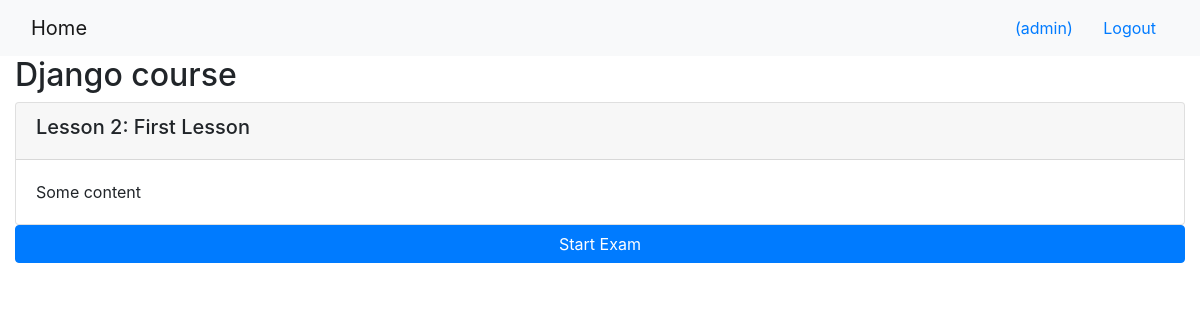
Page /onlinecourse/1/ (signed in) on the earlier database version.
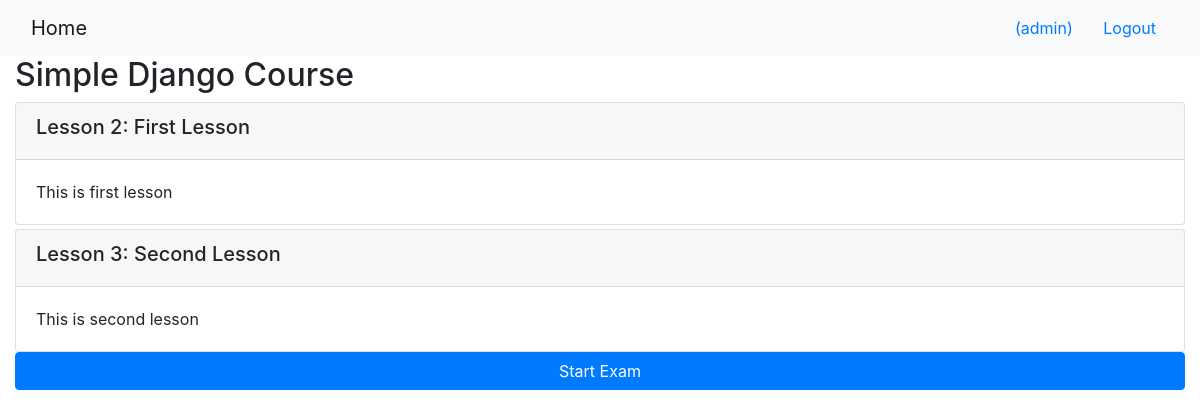
Same page on the later database version.
### onlinecourse/models.py (models this page shows, shortened)
class Course(models.Model):
    name = models.CharField(null=False, max_length=30, default='online course')
    image = models.ImageField(upload_to='course_images/')
    description = models.CharField(max_length=1000)
    pub_date = models.DateField(null=True)
    instructors = models.ManyToManyField(Instructor)
    users = models.ManyToManyField(settings.AUTH_USER_MODEL, through='Enrollment')
    total_enrollment = models.IntegerField(default=0)
    is_enrolled = False

class Lesson(models.Model):
    title = models.CharField(max_length=200, default="title")
    order = models.IntegerField(default=0)
    course = models.ForeignKey(Course, on_delete=models.CASCADE)
    content = models.TextField()

### onlinecourse/views.py (the view)
# urls.py: path('<int:pk>/', views.CourseDetailView.as_view(), name='course_details'),
class CourseDetailView(generic.DetailView):
    model = Course
    template_name = 'onlinecourse/course_detail_bootstrap.html'

### onlinecourse/templates/onlinecourse/course_detail_bootstrap.html (shortened to what this page needs)
<!DOCTYPE html>
<html lang="en">
<head>
     {% load static %}
    <link rel="stylesheet" href="https://maxcdn.bootstrapcdn.com/bootstrap/4.5.2/css/bootstrap.min.css">
</head>
<body>
    <nav class="navbar navbar-light bg-light">
        <div class="container-fluid">
            <div class="navbar-header">
                  <a class="navbar-brand" href="{% url 'onlinecourse:index' %}">Home</a>
            </div>
            <ul class="nav navbar-nav navbar-right">
                {% if user.is_authenticated %}
                <li>
                    <a class="btn btn-link" href="#">{{ user.first_name }}({{ user.username }})</a>
                    <a class="btn btn-link" href="{% url 'onlinecourse:logout' %}">Logout</a>
                </li>
                {% endif %}
            </ul>
        </div>
    </nav>
    <div class="container-fluid">
            <h2>{{ course.name }}</h2>
            <div class="card-columns-vertical">
                {% for lesson in course.lesson_set.all %}
                    <div class="card mt-1">
                        <div class="card-header"><h5>Lesson {{lesson.order|add:1}}: {{lesson.title}}</h5></div>
                        <div class="card-body">{{lesson.content}}</div>
                    </div>
                {% endfor %}
            </div>
            {% if user.is_authenticated %}
                <button data-toggle="collapse" data-target="#exam" class="btn btn-primary btn-block">Start Exam</button>
            {% endif %}
    </div>
</body>
</html>

Differences in the rows shown:
changed Course: name "Django course" → "Simple Django Course"
changed Lesson "First Lesson": content "Some content" → "This is first lesson"
added Lesson: order|add "3", title "Second Lesson", content "This is second lesson"
